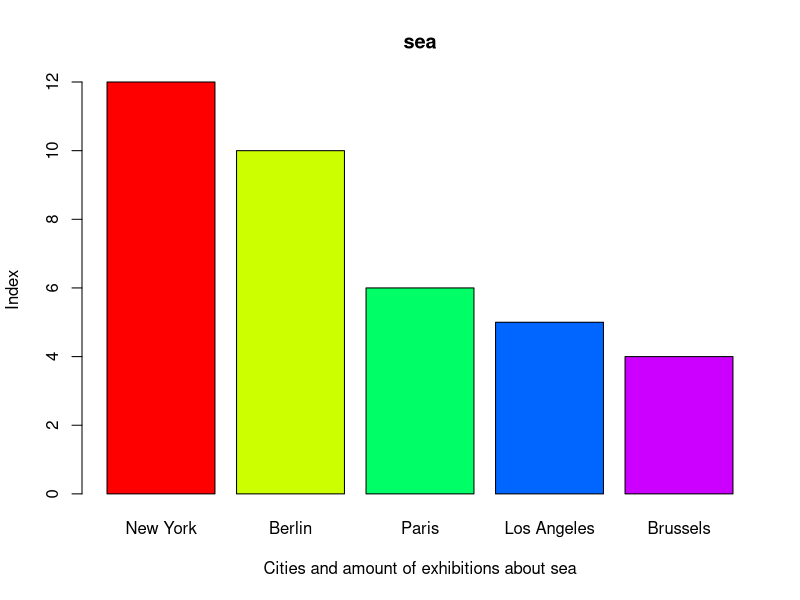

Write the R code that produced this figure.
library(readr)
Sea_bar <- read_delim("Sea_bar.csv", delim = ";", escape_double = FALSE, trim_ws = TRUE)
View(Sea_bar)


# Filter out rows with index <= 2
filtered_data <- Sea_bar[Sea_bar$index > 2,]

# Create the barplot
barplot(height = filtered_data$index, 
        names.arg = filtered_data$city, 
        xlab = "Cities and amount of exhibitions about sea",
        ylab = "Index",
        main = "sea",
        col = rainbow(nrow(filtered_data)))